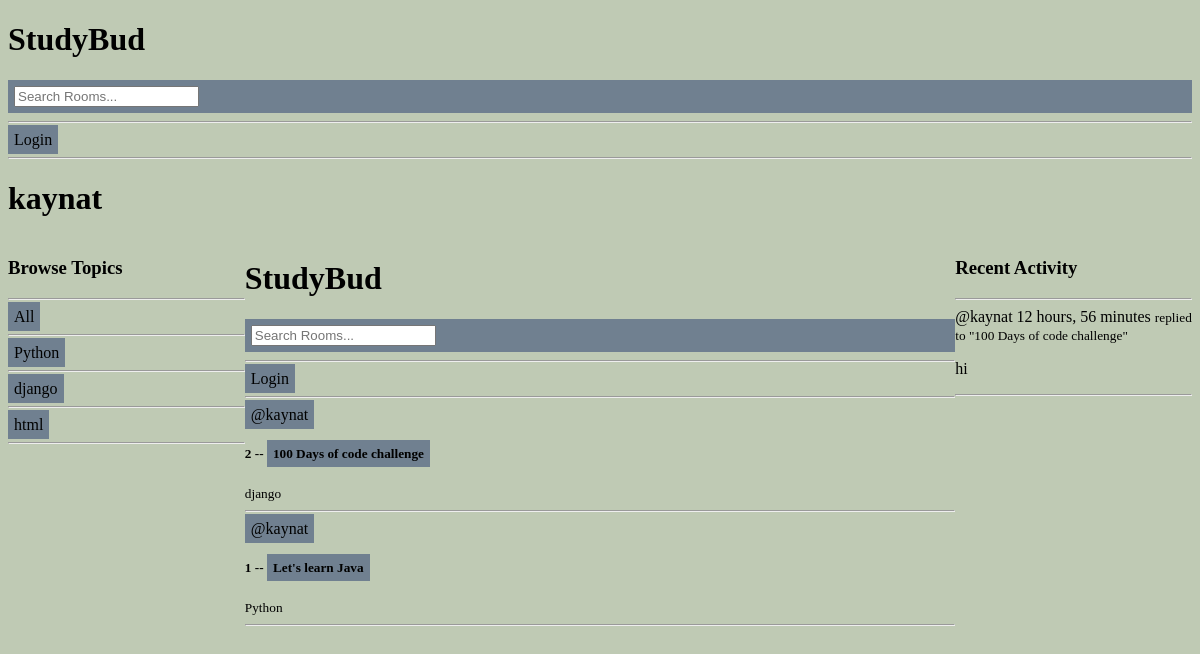
Screenshot of /profile/5/ with the database file from the repository.
### base/models.py (models this page shows, shortened)
class Topic(models.Model):
    name =models.CharField(max_length=200)

class Room(models.Model):
    host =  models.ForeignKey(User, on_delete=models.SET_NULL, null= True)
    topic =  models.ForeignKey(Topic, on_delete=models.SET_NULL, null= True)
    name = models.CharField(max_length=200)
    description = models.TextField(null=True, blank=True)
    participants = models.ManyToManyField(User, related_name='Participants', blank= True)
    updated = models.DateTimeField(auto_now=True)
    created =models.DateTimeField(auto_now_add=True)
    class Meta:
        ordering = ['-updated', '-created']
    def __str__(self):
        return self.name

class Message(models.Model):
    user = models.ForeignKey(User, on_delete=models.CASCADE)
    room = models.ForeignKey(Room, on_delete=models.CASCADE)
    body = models.TextField()
    updated = models.DateTimeField(auto_now=True)
    created =models.DateTimeField(auto_now_add=True)
    class Meta:
        ordering = ['-updated', '-created']
    def __str__(self):
        return self.body[0:50]

### base/views.py (the view)
# urls.py: path('profile/<str:pk>/', views.userProfile, name="user-profile"),
def userProfile(request, pk ):
  user = User.objects.get(id=pk)
  rooms= user.room_set.all()
  room_messages = user.message_set.all()
  topics =Topic.objects.all()
  context = {'user': user, 'rooms':rooms, "room_messages":room_messages, "topics": topics}
  return render(request, 'base/profile.html', context)

### base/templates/base/profile.html (shortened to what this page needs)
{% extends 'main.html' %}
{% block content%}
<h1> {{user.username}} </h1>
<div class="profile-container">
    <div>
        {% include 'base/topics_component.html' %}
    </div>
    <div>
        {% include 'base/feed_component.html' %}
    <div>
        {% include 'base/activity_component.html' %}
    </div>
{% endblock content%}

### templates/main.html (shortened to what this page needs)
<!DOCTYPE html>
{% load static %}
<html>
<head>
    <link rel='stylesheet' type='text/css' media='screen' href="{% static  'styles/main.css' %}">
</head>
<body>
    <div class="container" id="cont1">
        {% include 'navbar.html' %}
    </div>
    {% block content %}
    {% endblock %}
</body>
</html>

### templates/navbar.html (shortened to what this page needs)
<div class="container" id="cont1">
<a href="/">
    <h1>StudyBud</h1>
</a>
<form method="GET" action="{% url 'home'%}" class="btn">
    <input type="text" name="q" placeholder="Search Rooms..." />
</form>
<hr>
{% if  request.user.is_authenticated %}
<P> Hello {{request.user}}</p>
<a href="{% url 'logout' %}" class="btn" >Logout</a>
{% else %}
<a href="{% url 'login' %}" class="btn"> Login</a>
{% endif%}
<hr>
</div>

### base/templates/base/topics_component.html (shortened to what this page needs)
<div class="container" id="cont1">
       <h3> Browse Topics </h3>
       <hr>
       <div>
             <a href="{%url 'home' %}" class="btn"> All</a>
             <hr>
        </div>
        {% for topic in topics%}
        <div>
             <a href="{%url 'home' %}?q={{topic.name}}"  class="btn"> {{topic.name}}</a>
             <hr>
        </div>
        {%endfor%}
</div>

### base/templates/base/feed_component.html (shortened to what this page needs)
{% include 'navbar.html' %}
<!DOCTYPE html>
<html>
<head>
</head>
<body>
    <div class="container" id="cont1">
    <div>
        {% for room in rooms %}
            <div>
                <a href="{% url 'user-profile' room.host.id %}" class="btn">@{{room.host.username}}</a>
                <h5>{{room.id}} -- <a href="{% url 'room' room.id %}" class="btn"> {{room.name}}</a></h5>
                <small>{{room.topic.name}}</small>
                <hr>
            </div>
        {%  endfor %}
    </div>
</body>
    </div>
</html>

### base/templates/base/activity_component.html (shortened to what this page needs)
<div class="container" id="cont1">
<h3> Recent Activity </h3>
<hr>
{% for message in room_messages%}
    <div>
        <small<a href="{% url 'user-profile'  message.user.id %}" >@{{message.user}}</a> {{message.created|timesince}}</small>
        <small> replied to "{{message.room}}" </small>
        <p> {{message}}</p>
        <hr>
    </div>
{% endfor%}
</div>

### static/styles/main.css (style rules this page uses)
body { border: 2px red; background-color: rgba(104, 129, 78, 0.418); padding: 34; margin: 34; }

### templates/main.html (style rules this page uses)
.btn { background-color: slategrey; }

### templates/navbar.html (style rules this page uses)
a { text-decoration: none; color: black; }
.btn { background-color: slategrey; padding: 6px; border:none; cursor=pointer; font-size=18px; border-radius=4px; }

### base/templates/base/profile.html (style rules this page uses)
.profile-container { display: grid; grid-template-columns:1fr 3fr 1fr; }

### base/templates/base/topics_component.html (style rules this page uses)
a { text-decoration: none; color: black; }
.btn { background-color: blue; padding: 6px; border:none; cursor=pointer; font-size=18px; border-radius=4px; }

### base/templates/base/feed_component.html (style rules this page uses)
a { text-decoration: none; color: black; }
.btn { background-color: slategrey; padding: 6px; border:none; cursor=pointer; font-size=18px; border-radius=4px; }

### base/templates/base/activity_component.html (style rules this page uses)
a { text-decoration: none; color: black; }
.btn { background-color: slategrey; padding: 6px; border:none; cursor=pointer; font-size=18px; border-radius=4px; }

### rows the page displays
Topic: name "Python"
Topic: name "django"
Topic: name "html"
Room: host.username "kaynat", id "2", name "100 Days of code challenge", topic.name "django"
Room: host.username "kaynat", id "1", name "Let's learn Java", topic.name "Python"
Message: user "kaynat", created "12 hours, 56 minutes", room "100 Days of code challenge", body "hi"

### other values shown
{{ user.username }} "kaynat"
